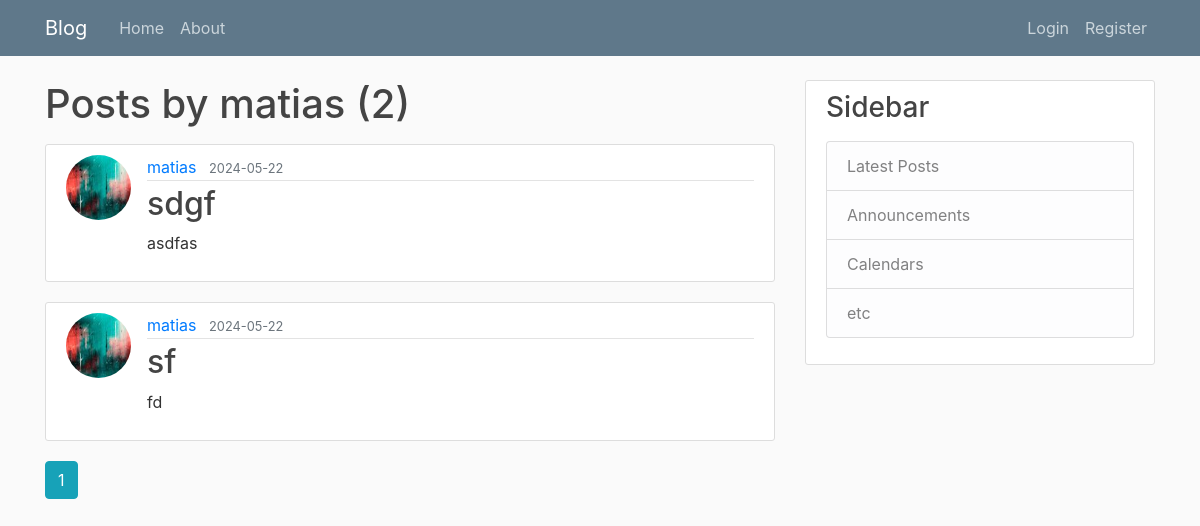
/user/matias, run on the app's committed database.
### flaskblog/models.py (models this page shows, shortened)
class User(db.Model, UserMixin):
    id = db.Column(db.Integer, primary_key=True)
    username = db.Column(db.String(20), unique=True, nullable=False)
    email = db.Column(db.String(120), unique=True, nullable=False)
    image_file = db.Column(db.String(20), nullable=False, default='default.jpg')
    password = db.Column(db.String(60), nullable=False)
    posts = db.relationship('Post', backref='author', lazy=True)

class Post(db.Model):
    id = db.Column(db.Integer, primary_key=True)
    title = db.Column(db.String(100), nullable=False)
    date_posted = db.Column(db.DateTime, nullable=False, default=datetime.utcnow)
    content = db.Column(db.Text, nullable=False)
    user_id = db.Column(db.Integer, db.ForeignKey('user.id'), nullable=False)
    gpx_file = db.Column(db.String(20), nullable=True)

### flaskblog/users/routes.py (the view)
@users.route("/user/<string:username>")
def user_posts(username):
    page = request.args.get('page',1, type=int)
    user = User.query.filter_by(username=username).first_or_404()
    posts = Post.query.filter_by(author=user)\
                    .order_by(Post.date_posted.desc())\
                    .paginate(page=page, per_page=5)
    return render_template('user_posts.html', posts=posts, user=user)

### flaskblog/templates/user_posts.html
{% extends 'layout.html' %}
{% block content %}
<h1 class="mb-3">Posts by {{ user.username }} ({{ posts.total }})</h1>
{% for post in posts.items %}
<article class="media content-section">
    <img class="rounded-circle article-img" src="{{ url_for('static', filename='profile_pics/' + post.author.image_file) }}">
    <div class="media-body">
        <div class="article-metadata">
            <a class="mr-2" href="{{ url_for('users.user_posts', username=post.author.username) }}">{{ post.author.username }}</a>
            <small class="text-muted">{{ post.date_posted.strftime('%Y-%m-%d') }}</small>
        </div>
        <h2><a class="article-title" href="{{ url_for('posts.post', post_id=post.id) }}">{{ post.title }}</a></h2>
        <p class="article-content">{{ post.content }}</p>
    </div>
</article>
{% endfor %}
{% for page_num in posts.iter_pages(left_edge=1, right_edge=1, left_current=1, right_current=2) %}
    {% if page_num %}
        {% if posts.page == page_num %}
        <a class="btn btn-info mb-4" href="{{ url_for('users.user_posts', username=user.username, page=page_num) }}">{{ page_num }}</a>
        {% else %}
        <a class="btn btn-outline-info mb-4" href="{{ url_for('users.user_posts', username=user.username, page=page_num) }}">{{ page_num }}</a>
        {% endif %}
    {% else %}
        ...
    {% endif%}
{% endfor%}
{% endblock content %}

### flaskblog/static/main.css (style rules this page uses)
body { background: #fafafa; color: #333333; margin-top: 5rem; }
h1, h2, h3, h4, h5, h6 { color: #444444; }
.content-section { background: #ffffff; padding: 10px 20px; border: 1px solid #dddddd; border-radius: 3px; margin-bottom: 20px; }
.article-title { color: #444444; }
.article-content { white-space: pre-line; }
.article-img { height: 65px; width: 65px; margin-right: 16px; }
.article-metadata { padding-bottom: 1px; margin-bottom: 4px; border-bottom: 1px solid #e3e3e3 }

### data on the page
User: username "matias"
Post: image_file (picture), author.username "matias", date_posted "2024-05-22", title "sdgf", content "asdfas"
Post: image_file (picture), author.username "matias", date_posted "2024-05-22", title "sf", content "fd"

### other printed values
{{ posts.total }} "2"
{{ page_num }} "1"
